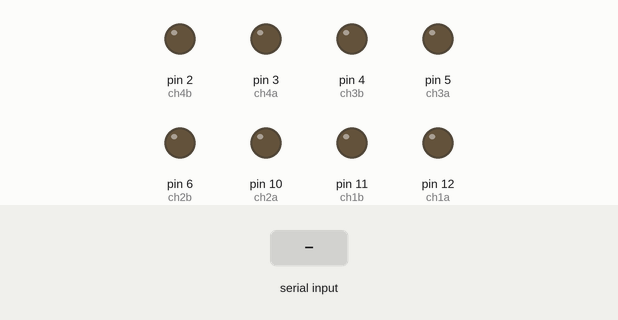
Recording of a sketch running on a simulated Arduino Uno, built with avr-gcc and run on an emulated ATmega328P. Shown: output pins drawn as LEDs (lit = HIGH). Inputs (shaded band) come from the test bench. What the sketch prints to the serial monitor is not drawn.

Above: at 1.7 s.
1.8 s: "1" received over Serial
Timing chart, 0 to 4.8 s (numbered marks = the images above; inputs shaded):
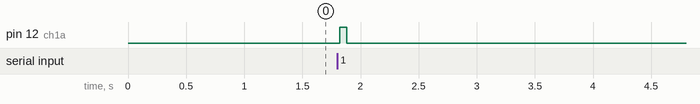

Measured:
- after the input at 1.8 s, pin 12 (ch1a): LOW → HIGH at once, → LOW 0.06 s later

The sketch:

hbot.ino
```cpp
int ch1a = 12;
int ch1b = 11;
int ch2a = 10;
int ch2b = 6;
int ch3a = 5;
int ch3b = 4;
int ch4a = 3;
int ch4b = 2;

int inbytes[8] = {'0', '0', '0', '0', '0', '0', '0', '0'};

//int step[3]={60,80,120};
//unsigned long timenow=0;

void setup() {
  // put your setup code here, to run once:

  pinMode(ch1a, OUTPUT);
  pinMode(ch1b, OUTPUT);

  pinMode(ch2a, OUTPUT);
  pinMode(ch2b, OUTPUT);

  pinMode(ch3a, OUTPUT);
  pinMode(ch3b, OUTPUT);

  pinMode(ch4a, OUTPUT);
  pinMode(ch4b, OUTPUT);

  off();
  //115200,9600
  Serial.begin(115200);
  delay(500);
  Serial.write("ready");
}

void off() {
  for (int i = 0; i < 8; i++) {
    inbytes[i] = '0';
  }
  digitalWrite(ch1a, LOW);
  digitalWrite(ch1b, LOW);

  digitalWrite(ch2a, LOW);
  digitalWrite(ch2b, LOW);

  digitalWrite(ch3a, LOW);
  digitalWrite(ch3b, LOW);

  digitalWrite(ch4a, LOW);
  digitalWrite(ch4b, LOW);
}

void play() {
  if (inbytes[0] =='1') digitalWrite(ch1a, HIGH);
  if (inbytes[1] =='1') digitalWrite(ch1b, HIGH);
  if (inbytes[2] =='1') digitalWrite(ch2a, HIGH);
  if (inbytes[3] =='1') digitalWrite(ch2b, HIGH);
  if (inbytes[4] =='1') digitalWrite(ch3a, HIGH);
  if (inbytes[5] =='1') digitalWrite(ch3b, HIGH);
  if (inbytes[6] =='1') digitalWrite(ch4a, HIGH);
  if (inbytes[7] =='1') digitalWrite(ch4b, HIGH);
}
void stop(int s) {
  if (inbytes[0] == s) digitalWrite(ch1a, LOW);
  if (inbytes[1] == s) digitalWrite(ch1b, LOW);
  if (inbytes[2] == s) digitalWrite(ch2a, LOW);
  if (inbytes[3] == s) digitalWrite(ch2b, LOW);
  if (inbytes[4] == s) digitalWrite(ch3a, LOW);
  if (inbytes[5] == s) digitalWrite(ch3b, LOW);
  if (inbytes[6] == s) digitalWrite(ch4a, LOW);
  if (inbytes[7] == s) digitalWrite(ch4b, LOW);
}

void test() {
  digitalWrite(ch1a, HIGH);
  digitalWrite(ch1b, HIGH);
  delay(500);
  digitalWrite(ch2a, HIGH);
  digitalWrite(ch2b, HIGH);
  delay(500);
  digitalWrite(ch3a, HIGH);
  digitalWrite(ch3b, HIGH);
  delay(500);
  digitalWrite(ch4a, HIGH);
  digitalWrite(ch4b, HIGH);
  delay(500);
}
void loop() {
  int i = 0;
  while (Serial.available()) {
    inbytes[i] = Serial.read();
    i++;
    if (i > 8) i = 0;
  }
  play();
  delay(60);
  off();
}
```
